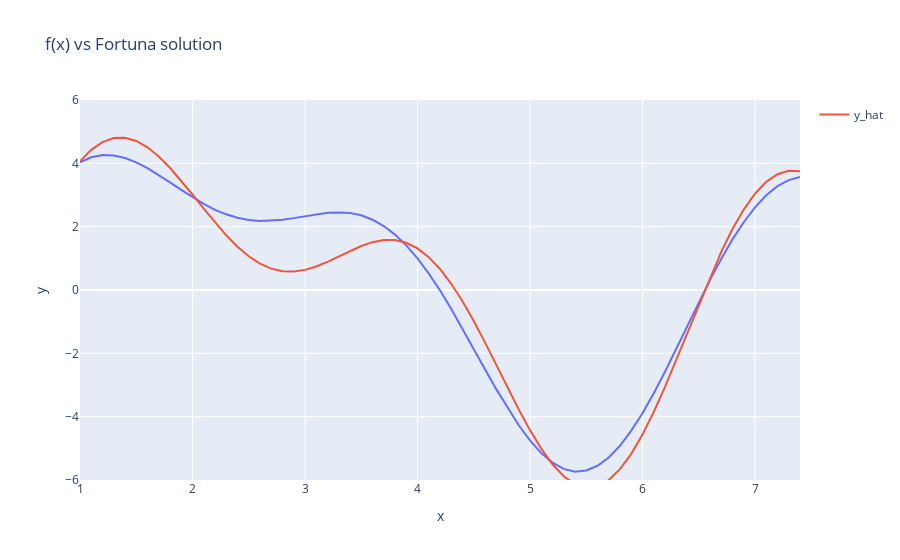

Notebook cell for this chart:
### Markdown cell above
# Task 4 -- Revisit the Fortuna Algorithm

Below is a implementation of Fortuna that uses fits linear function $f_{\theta} = a x + b$ where $\theta = \{a,b\}$ to a function $g(x)$.  
However, as is evidently from the graph, $g(x)$ is not a linear function.  

1) Change the code to instead use $f_{\theta}(x) = \sum\limits_{k=1}^{3} \Psi_k \sin(\gamma_k (x + \omega_k)) $.  
  Such that $|\theta| = 9$, where each parameter $c$ in $\theta$ is in $[-4. 4]$.  
That is, $f_{\theta}(x)$ is a sum of three sin terms. **Do not change the range of the sample\_theta function.**

3) However, it seems Fortuna (on average) struggles to find the optimal parameters $\theta$.  
Therefore you will have to innovate and change the Fortuna algorithm so that it faster finds "better solutions".
What changes did you make and **why** did you make them, and how did you measure how efficient these changes were?  
A excellent solution here will have an expected best loss of less than 5 using 100000 guesses. (take the average over 100 runs).
**But ANY improvment is sufficient to pass!**  

4) Using your newly made modified Fortuna Algorithm optimize the function: $h(x) = \mu - (\zeta sin(\kappa x) )  (\tau (x + \lambda))$ .  
The y values for this function can be found in the numpy array ys_h_1 (in the code below).  
Also test the values for ys_h_2. (the x is the same for all functions).

Does your new and improved Fortuna outperform the regular fortuna on this function as well? Why?   
**Remember to change your model to match $h(x)$**


4) [**Optional**] Develop a multiprocces implemention of the Fortuna algorithm using python's multiprocessing library (https://docs.python.org/3/library/multiprocessing.html).  
How are the speed ups? Are Fortuna really suited to parallel execution?

### Code cell
%%time
# the magic %%time has to be the first line in the cell, and reports the total exec time of the cell.

import random
import numpy as np
import plotly.express as px
import tqdm


def predict_f3(x, theta):
    # change to sum of 3 sin() terms. 
    # use np.sin() and not math.sin().

    # Task 4.1
    A1, A2, A3, g1, g2, g3, w1, w2, w3 = theta
    return (
        A1 * np.sin(g1 * (x + w1)) + A2 * np.sin(g2 * (x + w2)) + A3 * np.sin(g3 * (x + w3))
    )

def predict_h(x, theta):
    # Task 4.3
    my, zeta, kappa, a, b, lamda = theta
    tau = a * (x + lamda) + b
    return my - (zeta * np.sin(kappa * x)) * tau

    
def sample_theta(size_of_theta):
    # Do NOT CHANGE.
    theta = np.random.uniform(-4, 4, size=size_of_theta)
    return theta


def get_loss(y_hat, ys):
    # No change needed, returns quadratic loss.
    loss = ((y_hat - ys)**2).sum()
    return loss


def fortuna_original(xs, ys, n_params, predict_fn, iters=100000):
# change to the size of theta ( 9 ) (for h(x) how many parameters does it have?)

    best_theta = sample_theta(n_params)
    best_loss = get_loss(predict_fn(xs, best_theta), ys)
    
    for _ in tqdm.tqdm(range(iters)):
        curr_theta = sample_theta(n_params)
        y_hat = predict_fn(xs, curr_theta)
        curr_loss = get_loss(y_hat, ys)

        if best_loss > curr_loss:
            best_loss = curr_loss
            best_theta = curr_theta

    return best_theta, best_loss


def fortuna_improved(xs, ys, n_params, predict_fn, total=100000, batch=10):

    iters = total // batch

    best_theta = sample_theta(n_params)
    best_loss = get_loss(predict_fn(xs, best_theta), ys)
    

    for _ in tqdm.tqdm(range(iters)): 

        candidates = np.random.uniform( -4, 4, size= (batch, n_params))

        for curr_theta in candidates:
            y_hat = predict_fn(xs, curr_theta)
            curr_loss = get_loss(y_hat, ys)
        
            if curr_loss < best_loss:
                best_loss = curr_loss
                best_theta = curr_theta

    return best_theta, best_loss


# Data
xs = np.array([1.0, 1.1, 1.2, 1.3, 1.4, 1.5, 1.6, 1.7, 1.8, 1.9, 2.0, 2.1, 2.2, 2.3, 2.4, 2.5, 2.6, 2.7, 2.8, 2.9, 3.0, 3.1, 3.2, 3.3, 3.4, 3.5, 3.6, 3.7, 3.8, 3.9, 4.0, 4.1, 4.2, 4.3, 4.4, 4.5, 4.6, 4.7, 4.8, 4.9, 5.0, 5.1, 5.2, 5.3, 5.4, 5.5, 5.6, 5.7, 5.8, 5.9, 6.0, 6.1, 6.2, 6.3, 6.4, 6.5, 6.6, 6.7, 6.8, 6.9, 7.0, 7.1, 7.2, 7.3, 7.4])
ys = np.array([4.03, 4.19, 4.26, 4.25, 4.17, 4.03, 3.85, 3.63, 3.40, 3.16, 2.93, 2.72, 2.53, 2.39, 2.28, 2.21, 2.18, 2.19, 2.22, 2.27, 2.33, 2.39, 2.44, 2.45, 2.43, 2.36, 2.22, 2.02, 1.75, 1.41, 1.00, 0.52, -0.01, -0.60, -1.22, -1.86, -2.50, -3.13, -3.72, -4.27, -4.75, -5.15, -5.45, -5.65, -5.74, -5.70, -5.55, -5.29, -4.92, -4.44, -3.89, -3.26, -2.58, -1.86, -1.12, -0.39, 0.32, 0.98, 1.60, 2.14, 2.61, 2.99, 3.28, 3.47, 3.57])

# 
ys_h_1 = np.array([15.98, 21.42, 24.1, 23.87, 21.0, 16.11, 10.06, 3.79, -1.8, -6.01, -8.39, -8.82, -7.47, -4.77, -1.3, 2.31, 5.49, 7.81, 9.04, 9.18, 8.44, 7.15, 5.72, 4.54, 3.89, 3.9, 4.52, 5.54, 6.63, 7.39, 7.49, 6.7, 4.97, 2.44, -0.54, -3.48, -5.8, -6.98, -6.61, -4.51, -0.79, 4.2, 9.8, 15.21, 19.57, 22.09, 22.2, 19.63, 14.52, 7.41, -0.83, -9.07, -16.11, -20.83, -22.36, -20.27, -14.59, -5.91, 4.72, 15.9, 26.06, 33.69, 37.58, 36.94, 31.64])
ys_h_2 = np.array([[5.87, 5.83, 5.74, 5.62, 5.48, 16.58, 18.21, 18.49, 17.54, 15.54, 4.15, 3.9, 3.65, 3.42, 3.2, -1.9, -3.32, -3.97, -3.91, -3.27, 2.38, 2.36, 2.39, 2.46, 2.57, 2.2, 1.93, 1.22, 0.17, -1.06, 4.18, 4.59, 5.04, 5.52, 6.02, -1.49, 0.74, 3.55, 6.75, 10.06, 9.39, 9.95, 10.5, 11.02, 11.52, 16.0, 12.82, 8.47, 3.21, -2.62, 13.61, 13.76, 13.84, 13.84, 13.77, -24.16, -22.03, -17.9, -11.95, -4.55, 11.63, 10.99, 10.27, 9.47, 8.61]])

def main():
    
    # Option A: 3 Sine model
    predict_fn = predict_f3
    n_params = 9
    target = ys
        
    """
    # Option B: h(x) vs ys_h_1
    predict_fn = predict_h
    n_params = 6
    target = ys_h_1
    """
    
    """
    # Option C: h(x) vs ys_h_2
    predict_fn = predict_h
    n_params = 6
    target = ys_h_2.flatten()
    """
    
    # Choose Fortuna algorithme

    best_theta, best_loss = fortuna_original(xs, target, n_params, predict_fn)

    #best_theta, best_loss = fortuna_improved(xs, target, n_params, predict_fn)
    
    print("best loss:", best_loss)
    print("theta:", best_theta)    
    
    
    fig = px.line(x=xs, y=target, title="f(x) vs Fortuna solution")
    fig.add_scatter(x=xs, y=predict_fn(xs, best_theta), mode='lines', name="y_hat")
    fig.update_layout(xaxis_range=[xs.min(),xs.max()], yaxis_range=[-6,6])
    fig.show()

main()
    
# to get a solid estimate -> you should train at least 100 models and take the average performance.

### Figure 1 — Plotly figure (JSON) as saved in the notebook; plotly's stock layout.template omitted (floating-point values rounded to 4 significant figures)
{"data": [{"hovertemplate": "x=%{x}<br>y=%{y}<extra></extra>", "legendgroup": "", "line": {"color": "#636efa", "dash": "solid"}, "marker": {"symbol": "circle"}, "mode": "lines", "name": "", "orientation": "v", "showlegend": false, "type": "scatter", "x": [1.0, 1.1, 1.2, 1.3, 1.4, 1.5, 1.6, 1.7, 1.8, 1.9, 2.0, 2.1, 2.2, 2.3, 2.4, 2.5, 2.6, 2.7, 2.8, 2.9, 3.0, 3.1, 3.2, 3.3, 3.4, 3.5, 3.6, 3.7, 3.8, 3.9, 4.0, 4.1, 4.2, 4.3, 4.4, 4.5, 4.6, 4.7, 4.8, 4.9, 5.0, 5.1, 5.2, 5.3, 5.4, 5.5, 5.6, 5.7, 5.8, 5.9, 6.0, 6.1, 6.2, 6.3, 6.4, 6.5, 6.6, 6.7, 6.8, 6.9, 7.0, 7.1, 7.2, 7.3, 7.4], "xaxis": "x", "y": [4.03, 4.19, 4.26, 4.25, 4.17, 4.03, 3.85, 3.63, 3.4, 3.16, 2.93, 2.72, 2.53, 2.39, 2.28, 2.21, 2.18, 2.19, 2.22, 2.27, 2.33, 2.39, 2.44, 2.45, 2.43, 2.36, 2.22, 2.02, 1.75, 1.41, 1.0, 0.52, -0.01, -0.6, -1.22, -1.86, -2.5, -3.13, -3.72, -4.27, -4.75, -5.15, -5.45, -5.65, -5.74, -5.7, -5.55, -5.29, -4.92, -4.44, -3.89, -3.26, -2.58, -1.86, -1.12, -0.39, 0.32, 0.98, 1.6, 2.14, 2.61, 2.99, 3.28, 3.47, 3.57], "yaxis": "y"}, {"mode": "lines", "name": "y_hat", "type": "scatter", "x": [1.0, 1.1, 1.2, 1.3, 1.4, 1.5, 1.6, 1.7, 1.8, 1.9, 2.0, 2.1, 2.2, 2.3, 2.4, 2.5, 2.6, 2.7, 2.8, 2.9, 3.0, 3.1, 3.2, 3.3, 3.4, 3.5, 3.6, 3.7, 3.8, 3.9, 4.0, 4.1, 4.2, 4.3, 4.4, 4.5, 4.6, 4.7, 4.8, 4.9, 5.0, 5.1, 5.2, 5.3, 5.4, 5.5, 5.6, 5.7, 5.8, 5.9, 6.0, 6.1, 6.2, 6.3, 6.4, 6.5, 6.6, 6.7, 6.8, 6.9, 7.0, 7.1, 7.2, 7.3, 7.4], "y": [4.061, 4.424, 4.671, 4.798, 4.808, 4.707, 4.506, 4.218, 3.861, 3.454, 3.016, 2.57, 2.134, 1.727, 1.367, 1.066, 0.8328, 0.6744, 0.5914, 0.5808, 0.635, 0.743, 0.8903, 1.06, 1.233, 1.389, 1.511, 1.578, 1.576, 1.49, 1.312, 1.037, 0.6631, 0.1959, -0.3557, -0.978, -1.653, -2.36, -3.074, -3.771, -4.425, -5.01, -5.503, -5.882, -6.132, -6.239, -6.197, -6.001, -5.658, -5.175, -4.567, -3.853, -3.057, -2.204, -1.322, -0.4416, 0.4104, 1.207, 1.923, 2.54, 3.04, 3.414, 3.656, 3.767, 3.754]}], "layout": {"legend": {"tracegroupgap": 0}, "title": {"text": "f(x) vs Fortuna solution"}, "xaxis": {"anchor": "y", "domain": [0, 1], "range": [1, 7.4], "title": {"text": "x"}}, "yaxis": {"anchor": "x", "domain": [0, 1], "range": [-6, 6], "title": {"text": "y"}}}}
